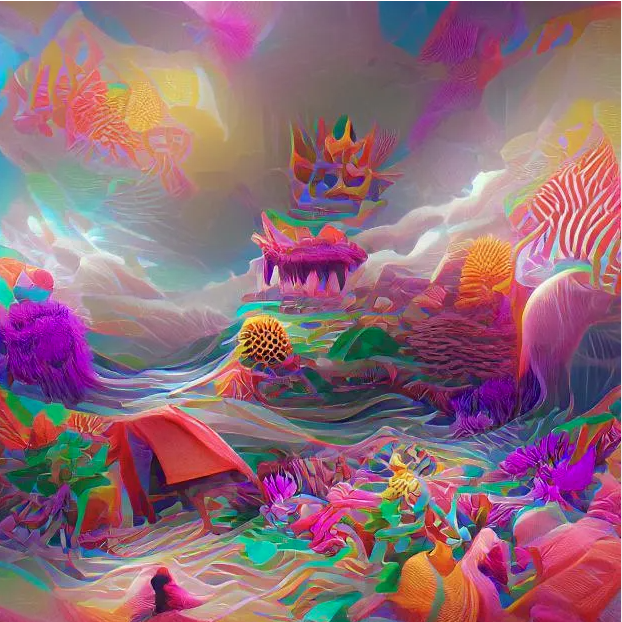
#> input picture HW1/image1.jpg, 622 x 622 px
$ jupyter execute --allow-errors DeepLearning_HW1.ipynb
#> lines starting #> are read from the running program, lines starting #| are printed output that depends on the picture
[cell 1]
import collections
order = "cdaebf"
dic = collections.Counter(order)
dic

[cell 2]
# Resizing images
import matplotlib.pyplot as plt

img1 = plt.imread("image1.jpg")
#> img1 is the input picture: shape (622, 622, 4) float32; mean R, G, B, A 0.569, 0.42, 0.472, 1
img2 = plt.imread("image2.jpg")
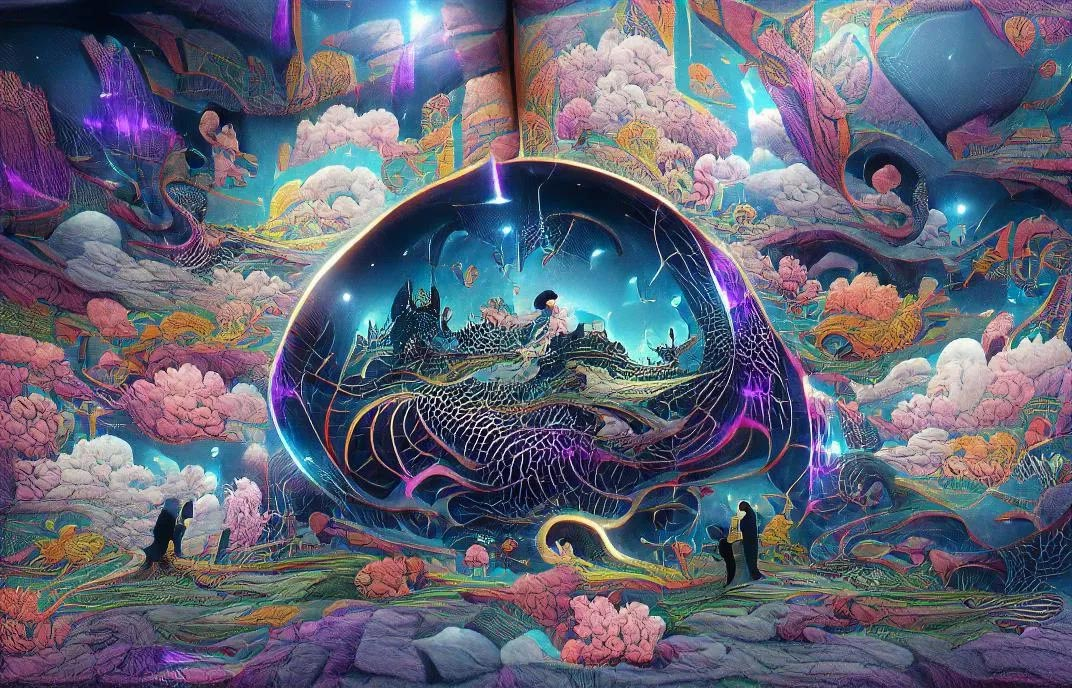
#> input picture HW1/image2.jpg, 1072 x 688 px
#> img2 is the input picture: shape (688, 1072, 3); mean R, G, B 96.8, 100.1, 117.8

from skimage.transform import rescale, resize, downscale_local_mean

img1 = resize(img1, (256, 256))
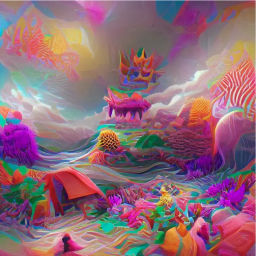
#> img1: shape (256, 256, 4) float32; mean R, G, B, A 0.569, 0.419, 0.471, 1
img2 = resize(img2, (256, 256))
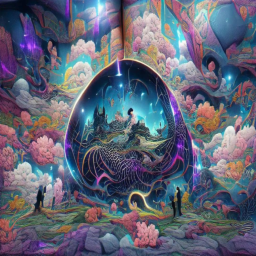
#> img2: shape (256, 256, 3) float64; mean R, G, B 0.38, 0.393, 0.462

[cell 3]
# Task-1.1
def flip_image_vertically(image):
    width, height = len(image[0]), len(image)

    flipped_image = [[0] * width for _ in range(height)]

    for y in range(height):
        for x in range(width):
            flipped_image[height - y - 1][x] = image[y][x]

    return flipped_image

newImg = flip_image_vertically(img1)
#> in flip_image_vertically, `width, height = len(image[0]), len(image)`: width = 256
#> in flip_image_vertically, `flipped_image = [[0] * width for _ in range(height)]`: flipped_image = 256 items
#> newImg = 256 items

plt.imshow(newImg)
plt.show()
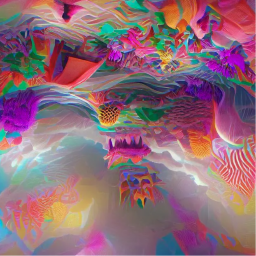
#> shown: shape (256, 256, 4) float32; mean R, G, B, A 0.569, 0.419, 0.472, 1

[cell 4]
# Task-1.2
def flip_image_horizontally(image):
    width, height = len(image[0]), len(image)

    flipped_image = [[0] * width for _ in range(height)]

    for x in range(width):
        for y in range(height):
            flipped_image[y][width - x - 1] = image[y][x]

    return flipped_image

newImg = flip_image_horizontally(img1)
#> in flip_image_horizontally, `width, height = len(image[0]), len(image)`: height = 256
#> in flip_image_horizontally, `flipped_image = [[0] * width for _ in range(height)]`: flipped_image = 256 items

plt.imshow(newImg)
plt.show()
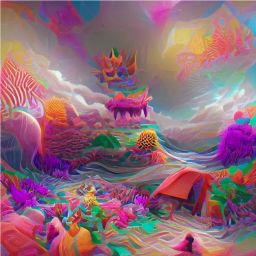
#> shown: shape (256, 256, 4) float32; mean R, G, B, A 0.569, 0.419, 0.471, 1

[cell 5]
# Task-1.3
def rotate_image_left_90(image):
  height, width, channels = len(image), len(image[0]), len(image[0][0])

  rotatedImage = [[0] * width for _ in range(height)]

  for y in range(height):
    for x in range(width):
      rotatedImage[x][height - y - 1] = image[y][x]

  return rotatedImage

newImg = rotate_image_left_90(img1)
#> in rotate_image_left_90, `height, width, channels = len(image), len(image[0]), len(image[0][0])`: height = 256; channels = 4
#> in rotate_image_left_90, `rotatedImage = [[0] * width for _ in range(height)]`: rotatedImage = 256 items

plt.imshow(newImg)
plt.show()
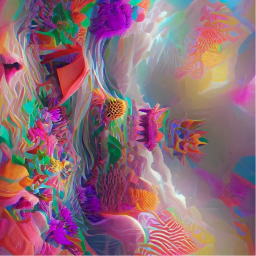
#> shown: shape (256, 256, 4) float32; mean R, G, B, A 0.569, 0.419, 0.471, 1

[cell 6]
# Task-1.4
def rotate_image_right_90(image):
  height, width, channels = len(image), len(image[0]), len(image[0][0])

  rotatedImage = [[0] * width for _ in range(height)]

  for y in range(height):
    for x in range(width):
      rotatedImage[width - x - 1][y] = image[y][x]

  return rotatedImage

newImg = rotate_image_right_90(img1)
#> in rotate_image_right_90, `height, width, channels = len(image), len(image[0]), len(image[0][0])`: height = 256; channels = 4
#> in rotate_image_right_90, `rotatedImage = [[0] * width for _ in range(height)]`: rotatedImage = 256 items

plt.imshow(newImg)
plt.show()
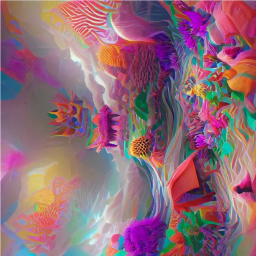
#> shown: shape (256, 256, 4) float32; mean R, G, B, A 0.569, 0.419, 0.471, 1

[cell 7]
# Task-1.5
def resize_image_to_half(input_image):
    original_height, original_width = len(input_image), len(input_image[0])

    new_height = original_height // 2
    new_width = original_width // 2

    resized_image = [[[0, 0, 0] for _ in range(new_width)] for _ in range(new_height)]

    height_scale = original_height / new_height
    width_scale = original_width / new_width

    for y in range(new_height):
        for x in range(new_width):
            original_y = int(y * height_scale)
            original_x = int(x * width_scale)
            resized_image[y][x] = input_image[original_y][original_x]

    return resized_image

newImg = resize_image_to_half(img1)
#> in resize_image_to_half, `original_height, original_width = len(input_image), len(input_image[0])`: original_height = 256
#> in resize_image_to_half, `new_height = original_height // 2`: new_height = 128
#> in resize_image_to_half, `height_scale = original_height / new_height`: height_scale = 2
#> after the loop in resize_image_to_half, `for y in range(new_height):`: resized_image = 128 items
#> newImg = 128 items
plt.imshow(newImg)
plt.show()
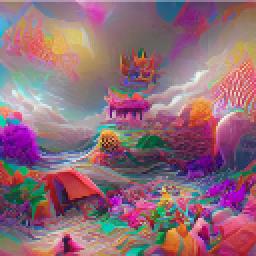
#> shown: shape (128, 128, 4) float32 (shown 2 times larger); mean R, G, B, A 0.569, 0.419, 0.472, 1

[cell 8]
def crop_images_left(image):
  height, width = len(image), len(image[0])
  width = width // 2
  newImage = [[0] * width for _ in range(height)]

  for y in range( height):
    for x in range(width):
      newImage[y][x] = image[y][x]

  return newImage

def crop_images_right(image):
  height, width = len(image), len(image[0])
  width = width // 2
  newImage = [[0] * width for _ in range(height)]

  for y in range(height):
    for x in range(width):
      newImage[y][x] = image[y][x + width]

  return newImage

# [12 lines of commented-out code are left out]

newImgLeft = crop_images_left(img1)
#> in crop_images_left, `height, width = len(image), len(image[0])`: height = 256
#> in crop_images_left, `width = width // 2`: width = 128
#> in crop_images_left, `newImage = [[0] * width for _ in range(height)]`: newImage = 256 items
#> newImgLeft = 256 items
newImgRight = crop_images_right(img2)
#> in crop_images_right, `height, width = len(image), len(image[0])`: height = 256
#> in crop_images_right, `width = width // 2`: width = 128
#> in crop_images_right, `newImage = [[0] * width for _ in range(height)]`: newImage = 256 items
#> newImgRight = 256 items
#newImg = merge_images(newImgLeft, newImgRight)

plt.imshow(newImgLeft)
plt.show()
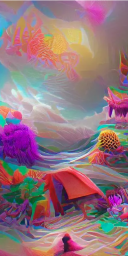
#> shown: shape (256, 128, 4) float32; mean R, G, B, A 0.582, 0.459, 0.496, 1
plt.imshow(newImgRight)
plt.show()
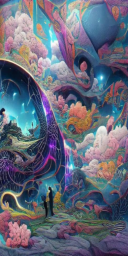
#> shown: shape (256, 128, 3) float64; mean R, G, B 0.393, 0.413, 0.479
